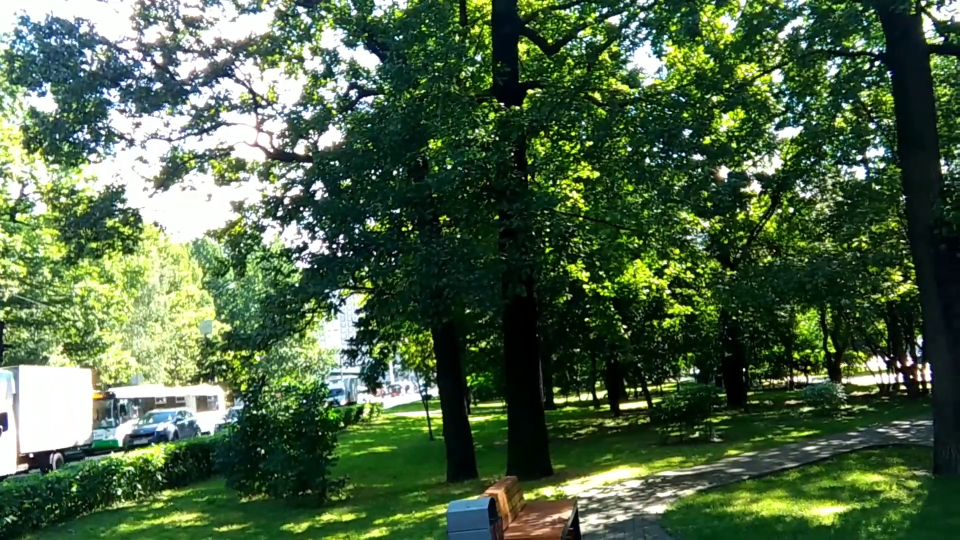
#> input picture frame 17 of Experiment_7/sample-5s.mp4, 1920 x 1080 px (shown at 1/2 size)
$ python main.py
#> lines starting #> are read from the running program, lines starting #| are printed output that depends on the picture; after the words box and inside, x2 and y2 are one past the last pixel; in counts of white or black regions, pixels touching at a corner belong together
import cv2
import numpy as np
import os

# EXPERIMENT 7
# Motion Estimation using Optical Flow
# Lucas-Kanade Sparse + Farneback Dense Optical Flow

# Input and output video
input_video = "sample-5s.mp4"
output_video = "output_optical_flow.mp4"

# Check input video

if not os.path.exists(input_video):
    print("ERROR: Input video not found!")
    print("Make sure the video is in the same folder as main.py")
    print("Required file:", input_video)
    exit()

# Open video
cap = cv2.VideoCapture(input_video)

if not cap.isOpened():
    print("ERROR: Could not open video.")
    exit()

# Get video properties
fps = cap.get(cv2.CAP_PROP_FPS)
width = int(cap.get(cv2.CAP_PROP_FRAME_WIDTH))
height = int(cap.get(cv2.CAP_PROP_FRAME_HEIGHT))
total_frames = int(cap.get(cv2.CAP_PROP_FRAME_COUNT))

print("Video opened successfully!")
print("Width:", width)
print("Height:", height)
print("FPS:", fps)
print("Total Frames:", total_frames)

# Output video

# Output will contain two videos side by side
output_width = width * 2
output_height = height

fourcc = cv2.VideoWriter_fourcc(*"mp4v")

out = cv2.VideoWriter(
    output_video,
    fourcc,
    fps,
    (output_width, output_height)
)

if not out.isOpened():
    print("ERROR: Could not create output video.")
    cap.release()
    exit()

# Read first frame

ret, old_frame = cap.read()
#> old_frame is the input picture: shape (1080, 1920, 3); mean B, G, R 69.7, 100.9, 77.8

if not ret:
    print("ERROR: Could not read first frame.")
    cap.release()
    out.release()
    exit()

old_gray = cv2.cvtColor(old_frame, cv2.COLOR_BGR2GRAY)

# Lucas-Kanade parameters

feature_params = dict(
    maxCorners=100,
    qualityLevel=0.3,
    minDistance=7,
    blockSize=7
)

lk_params = dict(
    winSize=(15, 15),
    maxLevel=2,
    criteria=(
        cv2.TERM_CRITERIA_EPS |
        cv2.TERM_CRITERIA_COUNT,
        10,
        0.03
    )
)

# Detect feature points
p0 = cv2.goodFeaturesToTrack(
    old_gray,
    mask=None,
    **feature_params
)
#> p0 = 100 rows, first 8: [1624, 319], [603, 417], [1488, 739], [1822, 754], [1025, 308], [760, 342], [1657, 81], [1367, 308]

# Mask for drawing trajectories
mask = np.zeros_like(old_frame)

frame_number = 1

# PROCESS VIDEO

while True:

    ret, frame = cap.read()
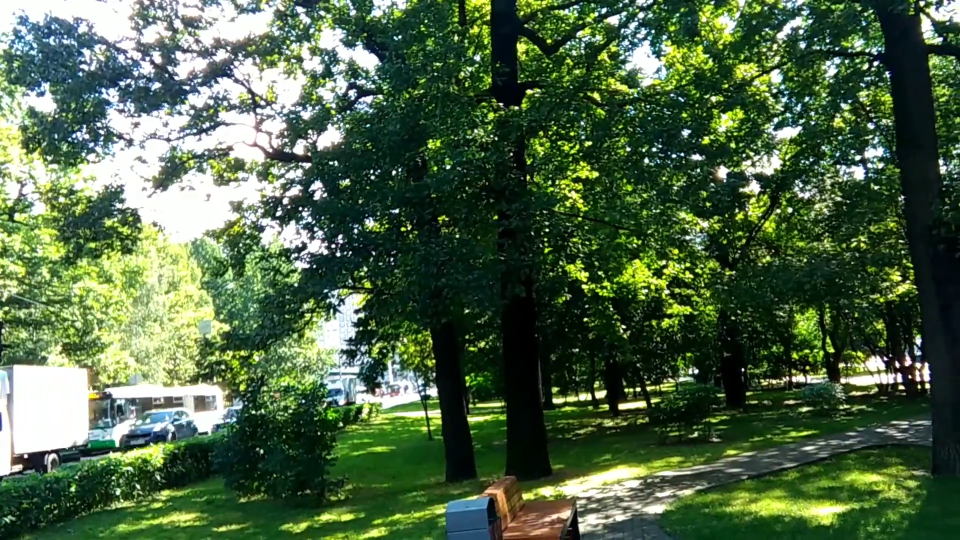
#> input picture frame 18 of Experiment_7/sample-5s.mp4, 1920 x 1080 px (shown at 1/2 size)
#> frame is the input picture: shape (1080, 1920, 3); mean B, G, R 69.5, 100.7, 77.5

    if not ret:
        break

    frame_gray = cv2.cvtColor(
        frame,
        cv2.COLOR_BGR2GRAY
    )
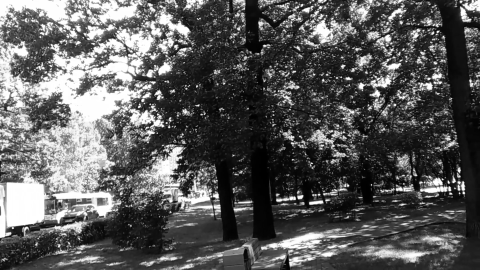
#> frame_gray: shape (1080, 1920) (shown at 1/4 size); min 0, max 255, mean 90.2

    # ========================================================
    # LUCAS-KANADE SPARSE OPTICAL FLOW
    # ========================================================

    sparse_frame = frame.copy()

    if p0 is not None and len(p0) > 0:

        p1, st, err = cv2.calcOpticalFlowPyrLK(
            old_gray,
            frame_gray,
            p0,
            None,
            **lk_params
        )
#> p1 = 100 rows, first 8: [1621.7, 319.3], [600.8, 417], [1485.7, 739], [1819.2, 754], [1023, 308.3], [757.9, 342], [1654.6, 81.51], [1364.7, 308.3]; st = 100 values from 1 to 1; err = 100 values, max 7.61 at index 5, min 0.0481 at index 18, mean 3.32

        if p1 is not None:

            good_new = p1[st == 1]
#> good_new = 100 pairs, first value 51.9 to 1883.3, second value 17.38 to 912.3
            good_old = p0[st == 1]
#> good_old = 100 pairs, first value 63 to 1886, second value 17 to 911

            for new, old in zip(good_new, good_old):

                x_new, y_new = new.ravel()
                x_old, y_old = old.ravel()

                x_new = int(x_new)
                y_new = int(y_new)

                x_old = int(x_old)
                y_old = int(y_old)

                # Draw trajectory
                mask = cv2.line(
                    mask,
                    (x_new, y_new),
                    (x_old, y_old),
                    (255, 255, 255),
                    2
                )

                # Draw motion arrow
                sparse_frame = cv2.arrowedLine(
                    sparse_frame,
                    (x_old, y_old),
                    (x_new, y_new),
                    (0, 255, 0),
                    2,
                    tipLength=0.3
                )

                # Draw feature point
                sparse_frame = cv2.circle(
                    sparse_frame,
                    (x_new, y_new),
                    4,
                    (0, 0, 255),
                    -1
                )
#> this loop made 100 passes
#> (new, x_new, y_new, x_old, y_old) on passes 1 to 8: ([1621.7, 319.3], 1621, 319, 1624, 319), ([600.8, 417], 600, 417, 603, 417), ([1485.7, 739], 1485, 738, 1488, 739), ([1819.2, 754], 1819, 753, 1822, 754), ([1023, 308.3], 1023, 308, 1025, 308), ([757.9, 342], 757, 342, 760, 342), ([1654.6, 81.51], 1654, 81, 1657, 81), ([1364.7, 308.3], 1364, 308, 1367, 308)
#> pass 1, `mask = cv2.line( mask, (x_new, y_new), (x_old, y_old), (255, 255, 255)..`:
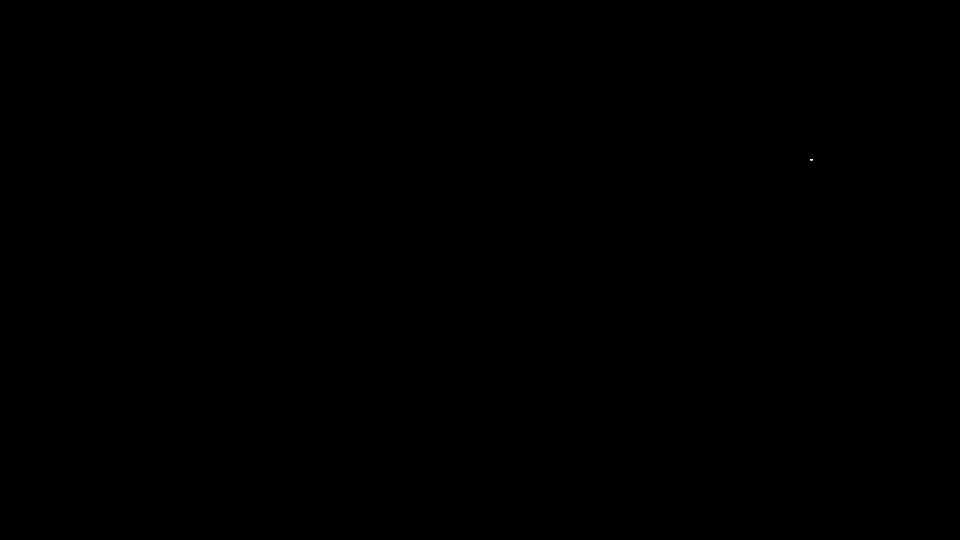
#> mask: shape (1080, 1920, 3) (shown at 1/2 size); 0% white in thin lines or dots, all inside (x1, y1, x2, y2) = (1620, 318, 1626, 321)
#> after the loop:
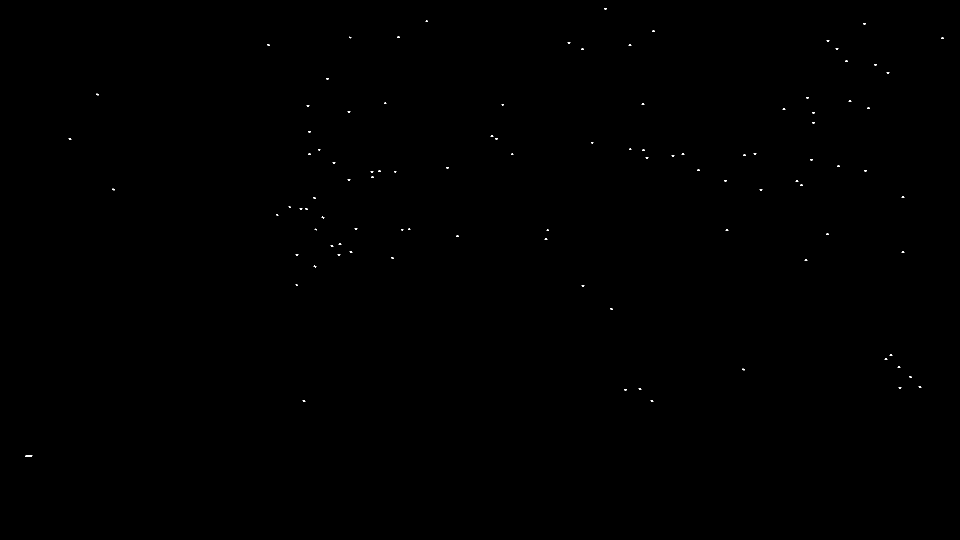
#> mask: shape (1080, 1920, 3) (shown at 1/2 size); 0.07% white in thin lines or dots, all inside (x1, y1, x2, y2) = (50, 16, 1888, 914)
#> after the loop:
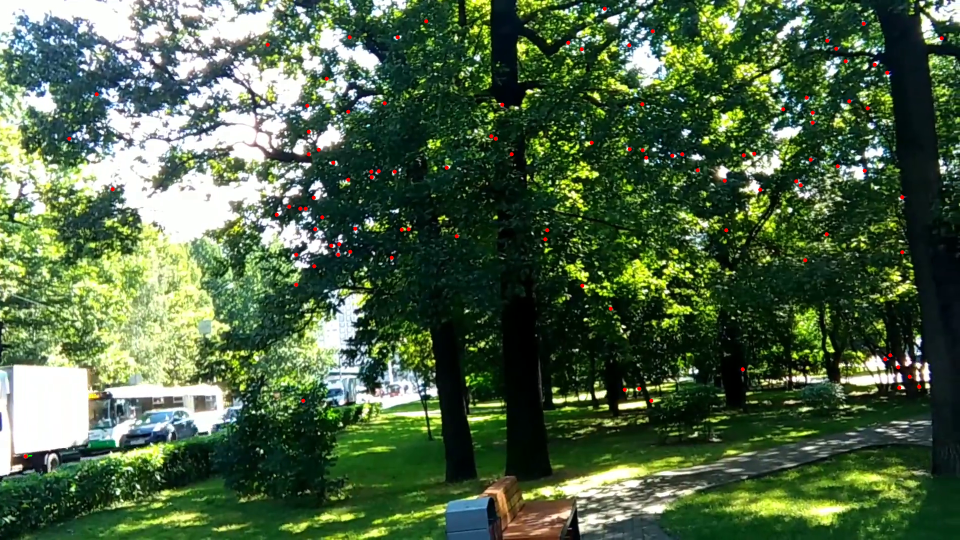
#> sparse_frame: shape (1080, 1920, 3) (shown at 1/2 size); mean B, G, R 69.2, 100.3, 77.8

            # Update tracking points
            if len(good_new) > 0:
                p0 = good_new.reshape(-1, 1, 2)
#> p0 has the same summary as p1
            else:
                p0 = cv2.goodFeaturesToTrack(
                    frame_gray,
                    mask=None,
                    **feature_params
                )

    # Add trajectories
    sparse_frame = cv2.add(
        sparse_frame,
        mask
    )

    # ========================================================
    # FARNEBACK DENSE OPTICAL FLOW
    # ========================================================

    flow = cv2.calcOpticalFlowFarneback(
        old_gray,
        frame_gray,
        None,
        0.5,
        3,
        15,
        3,
        5,
        1.2,
        0
    )

    # Calculate magnitude and direction
    magnitude, angle = cv2.cartToPolar(
        flow[..., 0],
        flow[..., 1]
    )

    # HSV visualization
    hsv = np.zeros_like(frame)

    # Direction
    hsv[..., 0] = angle * 180 / np.pi / 2

    # Saturation
    hsv[..., 1] = 255

    # Motion magnitude
    hsv[..., 2] = cv2.normalize(
        magnitude,
        None,
        0,
        255,
        cv2.NORM_MINMAX
    )

    # Convert HSV to BGR
    dense_frame = cv2.cvtColor(
        hsv,
        cv2.COLOR_HSV2BGR
    )

    # ========================================================
    # Add titles
    # ========================================================

    cv2.putText(
        sparse_frame,
        "Lucas-Kanade Sparse Optical Flow",
        (20, 40),
        cv2.FONT_HERSHEY_SIMPLEX,
        0.8,
        (0, 255, 255),
        2
    )
#> sparse_frame: shape (1080, 1920, 3); mean B, G, R 69, 100.6, 77.9

    cv2.putText(
        dense_frame,
        "Farneback Dense Optical Flow",
        (20, 40),
        cv2.FONT_HERSHEY_SIMPLEX,
        0.8,
        (0, 255, 255),
        2
    )
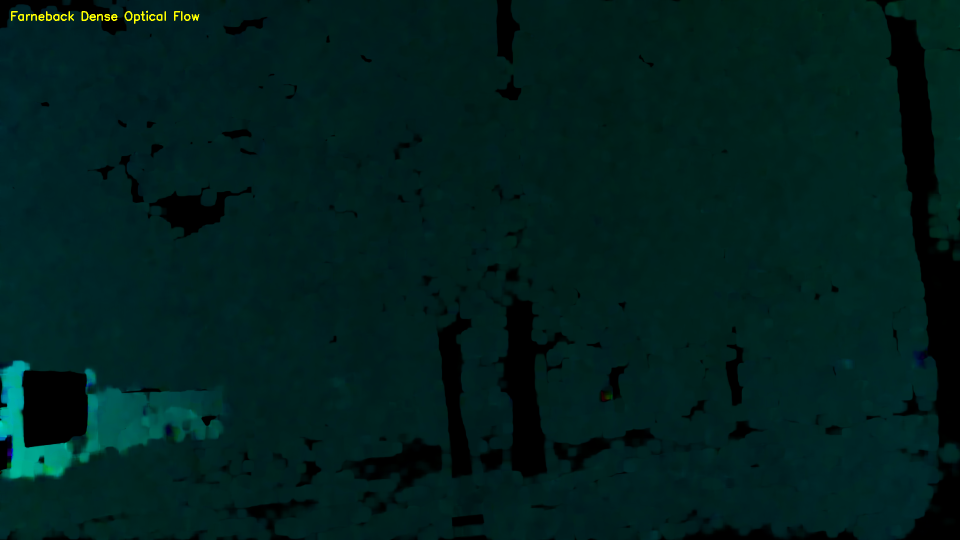
#> dense_frame: shape (1080, 1920, 3) (shown at 1/2 size); mean B, G, R 29.5, 31.8, 0.3

    # Frame number
    cv2.putText(
        sparse_frame,
        f"Frame: {frame_number}",
        (20, height - 20),
        cv2.FONT_HERSHEY_SIMPLEX,
        0.6,
        (255, 255, 255),
        2
    )
#> sparse_frame: shape (1080, 1920, 3); mean B, G, R 69.1, 100.6, 77.9

    # ========================================================
    # Combine both outputs
    # ========================================================

    combined = np.hstack(
        (sparse_frame, dense_frame)
    )
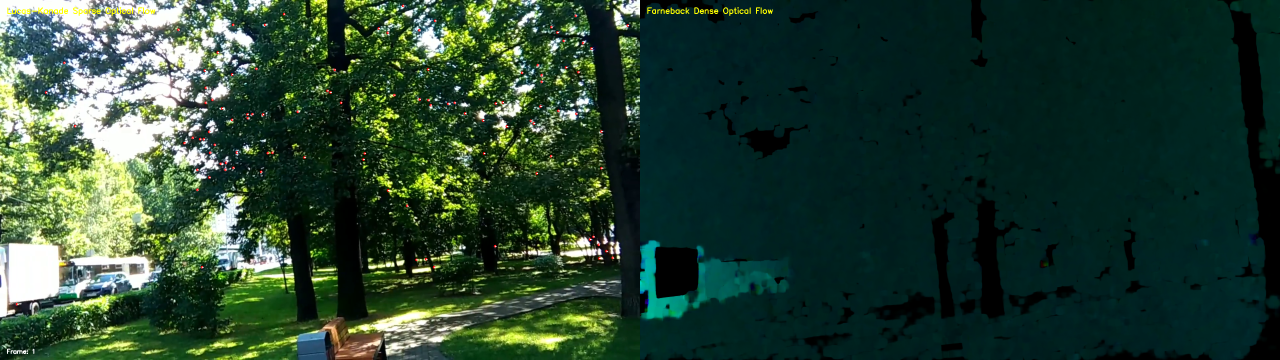
#> combined: shape (1080, 3840, 3) (shown at 1/3 size); mean B, G, R 49.3, 66.2, 39.1

    # ========================================================
    # SAVE OUTPUT VIDEO
    # ========================================================

    out.write(combined)

    # Show output
    cv2.imshow(
        "Experiment 7 - Optical Flow",
        combined
    )

    # Update previous frame
    old_gray = frame_gray.copy()

    frame_number += 1

    # Press Q to stop
    if cv2.waitKey(1) & 0xFF == ord("q"):
#> (key q is pressed here)
        print("Processing stopped by user.")
        break

# RELEASE

cap.release()
out.release()
cv2.destroyAllWindows()

print()
print("========================================")
print("Experiment 7 completed successfully!")
print("========================================")
print("Output video saved as:")
print(output_video)
print()

$ run again, starting later in the video
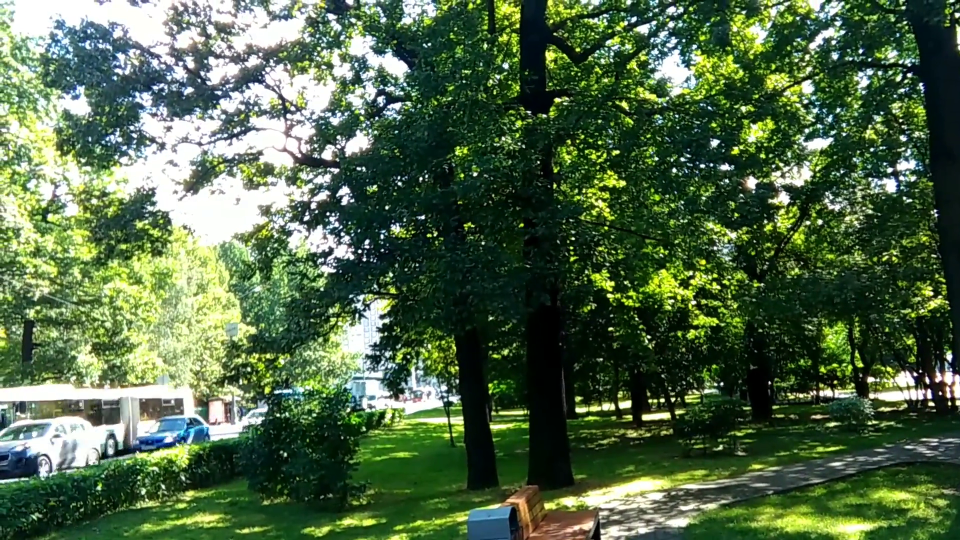
#> input picture frame 76 of Experiment_7/sample-5s.mp4, 1920 x 1080 px (shown at 1/2 size)
#> old_frame is the input picture: shape (1080, 1920, 3); mean B, G, R 71, 103.4, 80.1
#> `p0 = cv2.goodFeaturesToTrack( old_gray, mask=None, **feature_params )`: p0 = 100 rows, first 8: [1841, 742], [656, 427], [1076, 324], [1423, 329], [720, 502], [1683, 343], [729, 519], [753, 236]
#> p1 = 100 rows, first 8: [1842, 743], [657, 427.4], [1077.1, 324.8], [1424, 329.8], [721.1, 502.6], [1684.3, 343.7], [730, 519.5], [754, 236.5]; st = 100 values from 1 to 1; err = 100 values, max 22.54 at index 56, min 0.42 at index 0, mean 3.49
#> good_new = 100 pairs, first value 261.3 to 1900, second value 35.74 to 810
#> good_old = 100 pairs, first value 260 to 1899, second value 35 to 809
#> the loop `for new, old in zip(good_new, good_old): ` made 100 passes
#> (new, x_new, y_new, x_old, y_old) on passes 1 to 8: ([1842, 743], 1841, 742, 1841, 742), ([657, 427.4], 657, 427, 656, 427), ([1077.1, 324.8], 1077, 324, 1076, 324), ([1424, 329.8], 1424, 329, 1423, 329), ([721.1, 502.6], 721, 502, 720, 502), ([1684.3, 343.7], 1684, 343, 1683, 343), ([730, 519.5], 729, 519, 729, 519), ([754, 236.5], 754, 236, 753, 236)
#> after the loop `for new, old in zip(good_new, good_old):`:
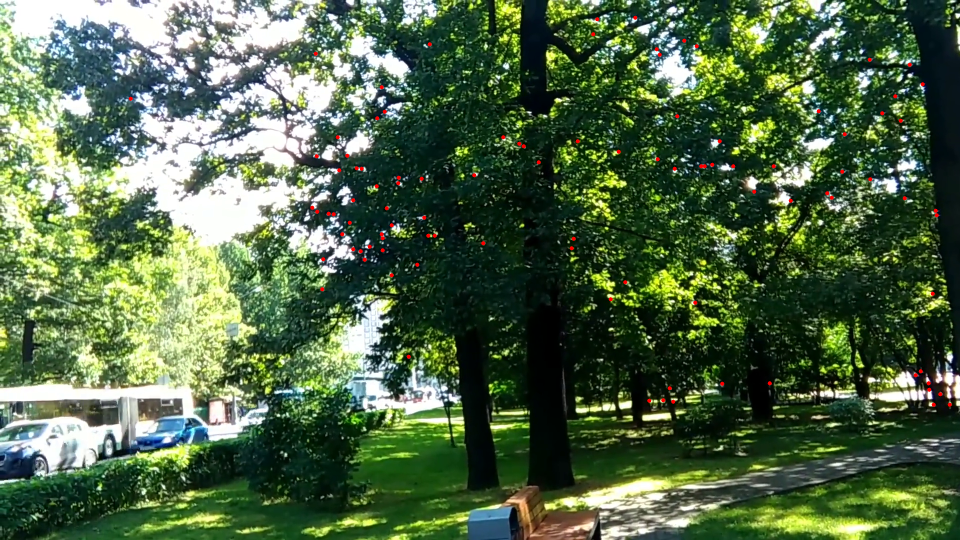
#> sparse_frame: shape (1080, 1920, 3) (shown at 1/2 size); mean B, G, R 71.3, 103.3, 81
#> `p0 = good_new.reshape(-1, 1, 2)`: p0 has the same summary as p1
#> `combined = np.hstack( (sparse_frame, dense_frame) )`:
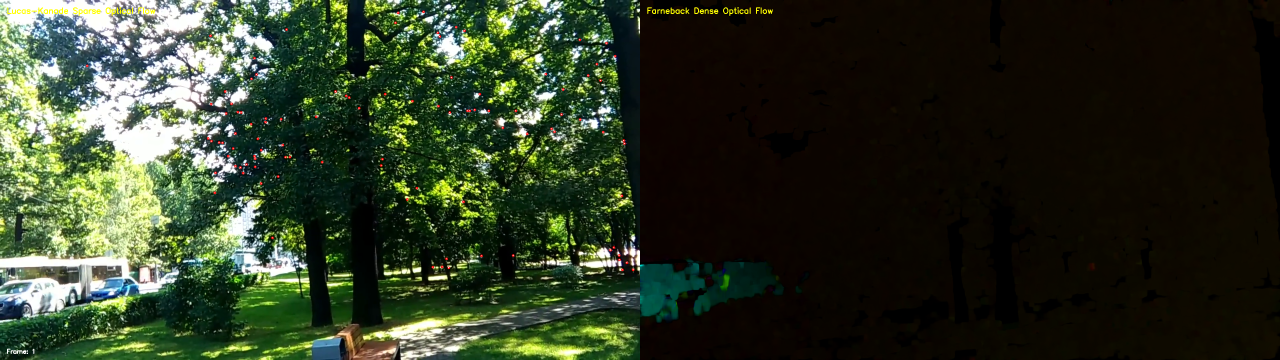
#> combined: shape (1080, 3840, 3) (shown at 1/3 size); mean B, G, R 36, 55.3, 46.2
